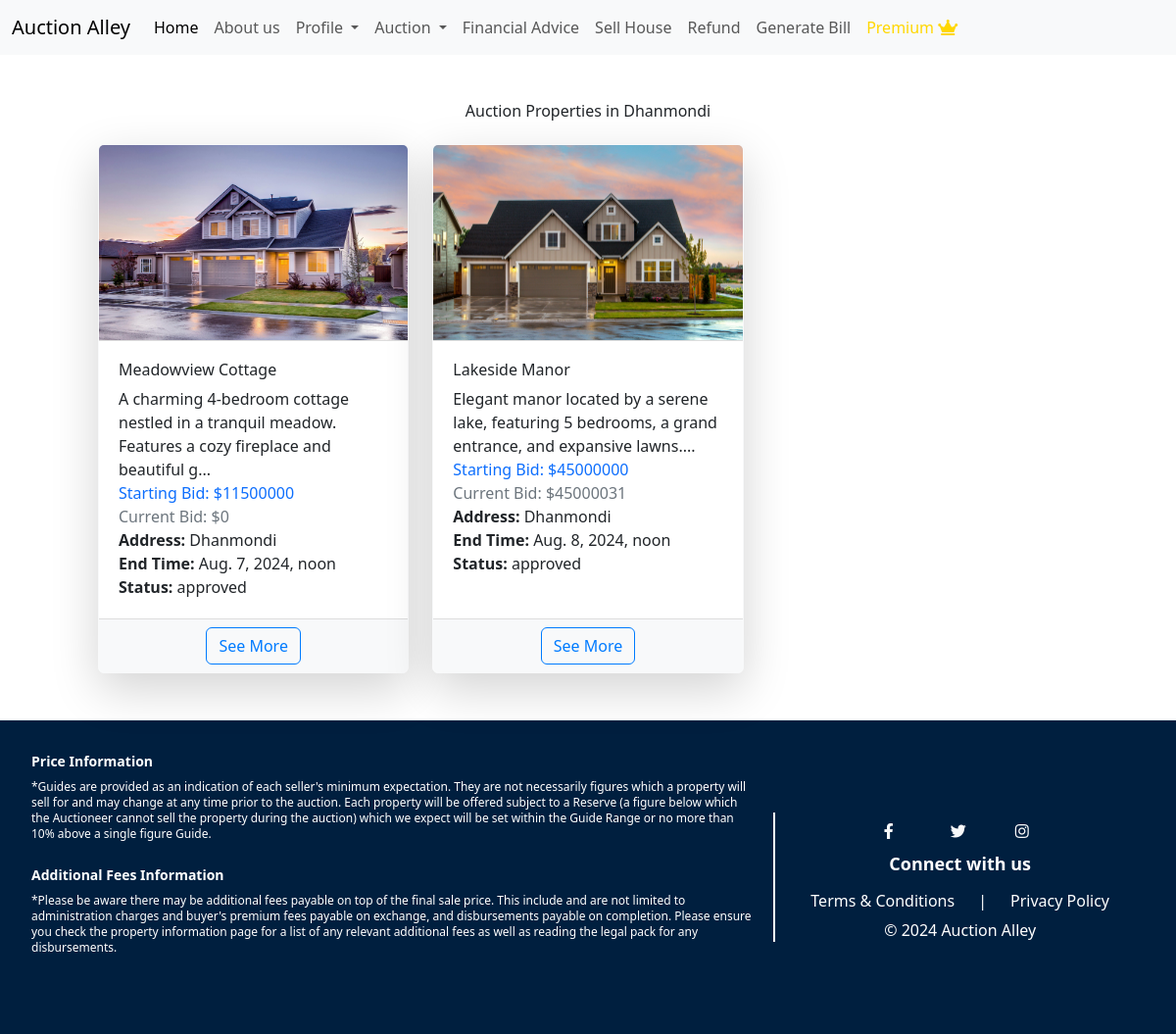
The app's page /auctions/location/Dhanmondi/ (signed in) with its own data.
### Dashboard/models.py (models this page shows, shortened)
class Auction(models.Model):
    title = models.CharField(max_length=64)
    description = models.TextField(max_length=512)
    address = models.CharField(max_length=255)
    starting_bid = models.IntegerField()
    current_bid = models.IntegerField(default=0)
    current_bid_by = models.ForeignKey(User, on_delete=models.CASCADE,null=True, blank=True, related_name='bids_made')
    category = models.ForeignKey(Category, on_delete=models.CASCADE, related_name="auction_category", blank=True, null=True)
    seller = models.ForeignKey(Seller, on_delete=models.CASCADE, related_name="auction_seller")
    creation_date = models.DateTimeField(blank=True, null=True)
    end_time = models.DateTimeField(blank=True, null=True)
    house_size = models.IntegerField(null=True, blank=True)
    image = models.ImageField(upload_to='images/auction_item_images/')
    winner = models.ForeignKey(User, related_name='won_auctions', on_delete=models.SET_NULL, null=True, blank=True)
    papers_confirmed = models.BooleanField(default=False)
    purchase_success = models.BooleanField(default=False)
    start_time = models.DateTimeField(default=timezone.now)
    refund_requested = models.BooleanField(default=False)
    refund_requested_time = models.DateTimeField(null=True, blank=True)
    APPROVAL_CHOICES = [
        ('pending', 'Pending'),
        ('approved', 'Approved'),
        ('rejected', 'Rejected'),
    ]
    approval_status = models.CharField(max_length=10, choices=APPROVAL_CHOICES, default='pending')

### Dashboard/views.py (the view)
# urls.py: path('auctions/location/<str:location>/', views.filter_auctions_by_location, name='filter_auctions_by_location'),
def filter_auctions_by_location(request, location):
    auctions = Auction.objects.filter(address__icontains=location)
    context = {
        'auctions': auctions,
        'location': location
    }
    return render(request, 'filter_auctions_by_location.html', context)

### Dashboard/templates/filter_auctions_by_location.html (shortened to what this page needs)
{% extends "basee.html" %}
{% block content %}
<div class="container my-5">
    <h1 class="text-center mb-4">Auction Properties in {{ location }}</h1>
    <div class="row row-cols-1 row-cols-md-2 row-cols-lg-3 g-4">
        {% for auction in auctions %}
        <div class="col">
            <div class="card h-100 shadow-lg border-light">
                {% if auction.image %}
                <img src="{{ auction.image.url }}" alt="{{ auction.title }} Image" class="card-img-top img-fluid auction-image">
                {% endif %}
                <div class="card-body">
                    <h5 class="card-title">{{ auction.title }}</h5>
                    <p class="card-text">
                        {{ auction.description|slice:":100" }}{% if auction.description|length > 100 %}...{% endif %}
                    </p>
                    <p class="card-text font-weight-bold text-primary">
                        Starting Bid: ${{ auction.starting_bid }}
                    </p>
                    <p class="card-text font-weight-bold text-secondary">
                        Current Bid: ${{ auction.current_bid }}
                    </p>
                    <p class="card-text">
                        <strong>Address:</strong> {{ auction.address }}
                    </p>
                    <p class="card-text">
                        <strong>End Time:</strong> {{ auction.end_time }}
                    </p>
                    <p class="card-text">
                        <strong>Status:</strong> {{ auction.approval_status }}
                    </p>
                </div>
                <div class="card-footer text-center">
                    <a href="{% url 'dashboard:filter_auctions_by_location' auction.address %}" class="btn btn-outline-primary">See More</a>
                </div>
            </div>
        </div>
        {% empty %}
        <div class="col-12">
            <p class="text-center font-weight-bold text-warning">No auctions found in this location.</p>
        </div>
        {% endfor %}
    </div>
</div>
{% endblock %}

### Dashboard/templates/filter_auctions_by_location.html (style rules this page uses)
.auction-image { width: 100%; height: 200px; object-fit: cover; border-bottom: 1px solid #ddd; }
.card { transition: transform 0.2s ease-in-out; }
.card-body { padding: 1.25rem; }
.card-footer { background-color: #f8f9fa; border-top: 1px solid #ddd; }
.btn-outline-primary { border-color: #007bff; color: #007bff; }

### templates/basee.html (style rules this page uses)
.background-image { background-image: url('https://media.istockphoto.com/id/486232168/photo/real-estate.jpg?s=612x612&w=0&k=20&c=IYEE_YXByOC6-gKPuX5HxaiLJi1RehrC3i0wdJ9799Y='); background-size: cover; background-position: center; min-height: 100vh; background-attachment: fixed; }

### records on screen
Auction: image (picture), title "Meadowview Cottage", description "A charming 4-bedroom cottage nestled in a tranquil meadow. Features a cozy fireplace and beautiful g", starting_bid "11500000", current_bid "0", address "Dhanmondi", end_time "Aug. 7, 2024, noon", approval_status "approved"
Auction: image (picture), title "Lakeside Manor", description "Elegant manor located by a serene lake, featuring 5 bedrooms, a grand entrance, and expansive lawns.", starting_bid "45000000", current_bid "45000031", address "Dhanmondi", end_time "Aug. 8, 2024, noon", approval_status "approved"

### other values on screen
{{ location }} "Dhanmondi"
